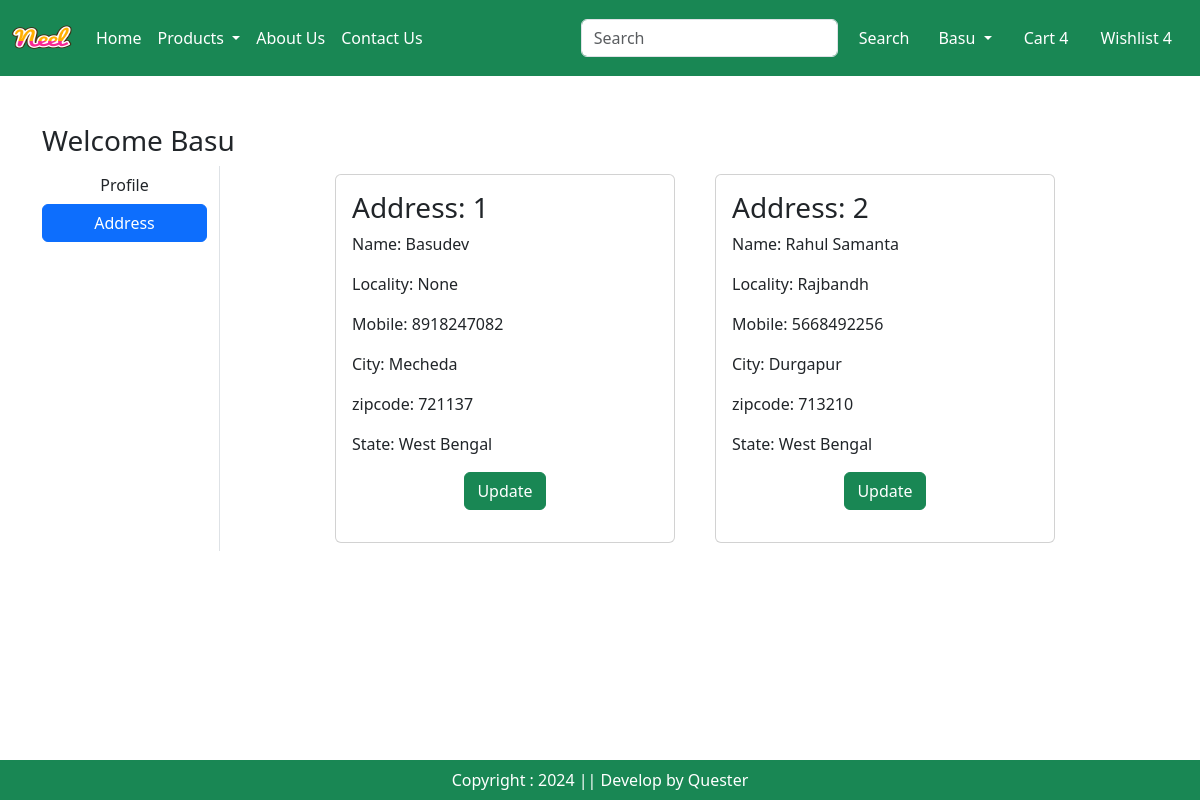
/address/ (signed in), run on the app's committed database.
### app/models.py (models this page shows, shortened)
class Customer(models.Model):
  user  = models.ForeignKey(User,  on_delete=models.CASCADE)
  name = models.CharField(max_length=200)
  locality = models.CharField(max_length=200)
  city = models.CharField(max_length=50)
  mobile = models.IntegerField(default=0)
  zipcode = models.IntegerField()
  state = models.CharField(choices=STATE_CHOICES, max_length=50)

### app/views.py (the view)
# urls.py: path("address/", views.address, name="address"),
def address(request):
  add = Customer.objects.filter(user=request.user)
  return render(request, 'app/address.html',locals())

### app/templates/app/address.html (shortened to what this page needs)
{% extends "app/base.html" %}
{% load static %}
{% block main-content %}
<div class="container my-5">
  <div class="row">
    <h3>Welcome <span class="text-capitalize">{{request.user}}</span></h3>
    <div class="col-sm-2 border-end">
      <ul class="list-unstyled">
        <li class="d-grid"><a href="{% url "profile" %}" class="btn ">Profile</a></li>
        <li class="d-grid"><a href="{% url "address" %}" class="btn btn-primary"> Address</a></li>
      </ul>
    </div>
    <div class="col-sm-8 offset-sm-1">
      <div class="row">
        {% for ad in add %}
          <div class="col-sm-6">
            <div class="card m-2">
              <div class="card-body">
                <h3>Address: {{forloop.counter}}</h3>
                <p>Name: {{ad.name}}</p>
                <p>Locality: {{ad.locality}}</p>
                <p>Mobile: {{ad.mobile}}</p>
                <p>City: {{ad.city}}</p>
                <p>zipcode: {{ad.zipcode}}</p>
                <p>State: {{ad.state}}</p>
                <p class="text-center"><a href="{% url "updateAddress" pk=ad.id %}" type="button" class="btn btn-success">Update</a></p>
            </div>
          </div>
        </div>
        {% endfor %}
      </div>
    </div>
  </div>
</div>
{% endblock main-content %}

### app/templates/app/base.html (shortened to what this page needs)
<!DOCTYPE html>
{% load static %}
<html lang="en">
<head>
    <link
        href="https://cdn.jsdelivr.net/npm/bootstrap@5.3.3/dist/css/bootstrap.min.css"
        rel="stylesheet"
    />
    <link rel="stylesheet" href="{% static 'app/css/owl.carousel.min.css' %}" />
    <link rel="stylesheet" href="{% static 'app/css/all.min.css' %}" />
    <link rel="stylesheet" href="{% static 'app/css/style.css' %}" />
</head>
<body>
    <nav class="navbar navbar-expand-lg navbar-dark bg-success">
        <div class="container-fluid">
            <a class="navbar-brand" href="#">
              <img src="{%static "app/images/neel.png"%}" width="60" height="50" />
            </a>
            <div class="collapse navbar-collapse" id="navbarSupportedContent">
                <ul class="navbar-nav me-auto mb-2 mb-lg-0">
                    {% if request.user.is_authenticated %}
                    <li class="nav-item">
                        <a class="nav-link active" aria-current="page" href="/">Home</a>
                    </li>
                    <li class="nav-item dropdown">
                      <a class="nav-link dropdown-toggle text-white" href="#" role="button" data-bs-toggle="dropdown" aria-expanded="false">
                          Products
                      </a>
                  </li>
                    <li class="nav-item">
                        <a class="nav-link text-white" href="{% url "about" %}">About Us</a>
                    </li>
                    <li class="nav-item">
                        <a class="nav-link text-white" href="{% url "contact" %}">Contact Us</a>
                    </li>
                </ul>
                <form class="d-flex" role="search">
                    <input class="form-control me-2" type="search" placeholder="Search" aria-label="Search">
                    <button class="btn btn-outline-success text-white" type="submit">Search</button>
                </form>
            </div>
            <ul class="navbar-nav me-auto mb-2 mb-lg-0">
              <li class="nav-item dropdown mx-2">
                <a class="nav-link dropdown-toggle text-white" href="#" role="button" id="profileDropdown" data-bs-toggle="dropdown" aria-expanded="false">
                    {{request.user.username}}
                </a>
            </li>
            <li class="nav-item mx-2">
              <a href="{% url "showCart" %}" class="nav-link text-white">Cart 4</a>
            </li>
            <li class="nav-item mx-2">
              <a href="#" class="nav-link text-white">Wishlist 4</a>
            </li>
            {% endif %}
            </ul>
        </div>
    </nav>
    {% block main-content %}{% endblock main-content %}
    <footer class="container-fluid bg-success text-center text-white fixed-bottom p-2 mt-5">
        Copyright : 2024 || Develop by Quester
    </footer>
</body>
</html>

### data on the page
Customer: name "Basudev", locality "None", mobile "8918247082", city "Mecheda", zipcode "721137", state "West Bengal"
Customer: name "Rahul Samanta", locality "Rajbandh", mobile "5668492256", city "Durgapur", zipcode "713210", state "West Bengal"

### other printed values
{{ request.user.username }} "Basu"
{{ request.user }} "Basu"
